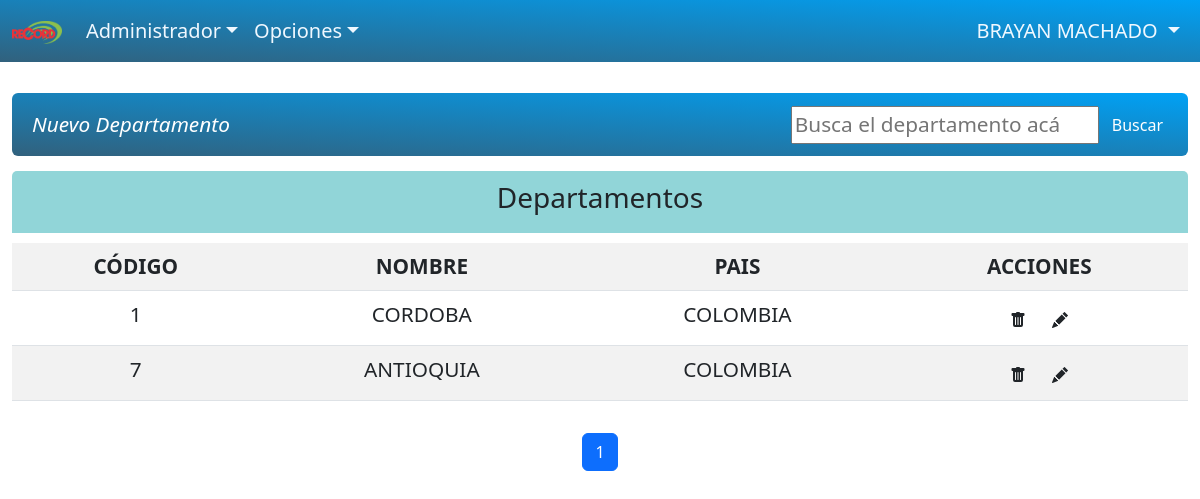
/administrador/departamentos.php (signed in), run on the app's committed database.
### tables this page shows
CREATE TABLE `departamento` (
  `id` int NOT NULL,
  `nombre_departamento` varchar(255) DEFAULT NULL,
  `id_pais` int DEFAULT NULL,
  `estado` int DEFAULT NULL
);

CREATE TABLE `pais` (
  `id` int NOT NULL,
  `nombre_pais` varchar(255) DEFAULT NULL,
  `estado` int DEFAULT NULL
);

### administrador/busquedas/buscarDepartamentos.php (called while the page is built, shortened)
<?php
    include_once "../database/db.php";
    function ejecutarConsulta($conexion, $sql) {
    $result = $conexion->query($sql);
        return $result;
    }
    $page = 1;
    $resultsPerPage = 10;
    $sql = "SELECT dp.id, dp.nombre_departamento, pa.nombre_pais AS nombre_pais
    FROM departamento dp
    LEFT JOIN pais pa ON dp.id_pais = pa.id
    WHERE dp.estado = 1";
    $offset = ($page - 1) * $resultsPerPage;
    $sql .= " LIMIT $offset, $resultsPerPage";
    $result = ejecutarConsulta($conexion, $sql);
?>

### administrador/departamentos.php (the view, shortened to what this page needs)
<?php
include_once "../database/db.php";
?>
<!DOCTYPE html>
<html lang="en">
<head>
    <link rel="stylesheet" href="https://cdn.jsdelivr.net/npm/bootstrap@5.2.3/dist/css/bootstrap.min.css">
    <link rel="stylesheet" href="../css/activos.css">
</head>
<body>
    <?php
    include('header.php');
    ?>
    <br>
    <div class="container">
        <nav class="navbar navsep navbar-expand-sm navbar-rednav bg-rednav rounded">
            <div class="container-fluid">
                <div class="navbar-collapse" id="mynavbar">
                    <ul class="navbar-nav me-auto">
                        <li class="nav-item">
                            <i>
                                <a class="nav-item nav-link bi bi-plus-square-dotted"
                                    href="pantallas/crear_departamentos.php"> Nuevo Departamento</a>
                            </i>
                        </li>
                    </ul>
                    <form class="d-flex">
                        <input placeholder="Busca el departamento acá" onchange="this.form.requestSubmit()" type="text"
                            name="search" id="search">
                        <button class="btn btn-secondary" type="button">Buscar</button>
                    </form>
                </div>
            </div>
        </nav>
        <div class="row">
            <div class="col-md-8">
                <center>
                    <div class="tzona">
                        <h3>Departamentos</h3>
                    </div>
                </center>
                <table class="bigtables table  table-striped table-hover ">
                    <tbody>
                        <tr class="text-dark">
                            <th>CÓDIGO</th>
                            <th>NOMBRE</th>
                            <th>PAIS</th>
                            <th>ACCIONES</th>
                        </tr>
                        <?php
                        include_once 'busquedas/buscarDepartamentos.php';
                        ?>
                        <?php
                        while ($mostrar = mysqli_fetch_array($result)) {
                        ?>
                        <tr>
                            <td><?php echo $mostrar['id']?></td>
                            <td><?php echo $mostrar['nombre_departamento']?></td>
                            <td><?php echo $mostrar['nombre_pais']?></td>
                            <td>
                                <i class="separar">
                                    <form class="button_to" method="post" action="botones/inhabilitarDepartamento.php"
                                        onsubmit="return confirm('¿Estás seguro de que quieres eliminar este departamento?');">
                                        <button class="bi bi-trash  text-dark btn" name="eliminar" type="submit">
                                        </button>
                                    </form>
                                    <a title="Editar" class=" bi bi-pencil-fill  text-dark btn" href=""></a>
                                </i>
                            </td>
                        </tr>
                        <?php
                            }
                        ?>
                    </tbody>
                </table>
            </div>
        </div>
    </div>
    <nav aria-label="...">
        <ul class="pagination justify-content-center mt-2">
            <?php
            include_once 'paginacion/paginacion.php';
        ?>
        </ul>
    </nav>
</body>
</html>

### data on the page
departamento: id "1", nombre_departamento "CORDOBA", id_pais.nombre_pais "COLOMBIA"
departamento: id "7", nombre_departamento "ANTIOQUIA", id_pais.nombre_pais "COLOMBIA"

### other printed values
$n_usuario "BRAYAN"
$apellidos "MACHADO"
